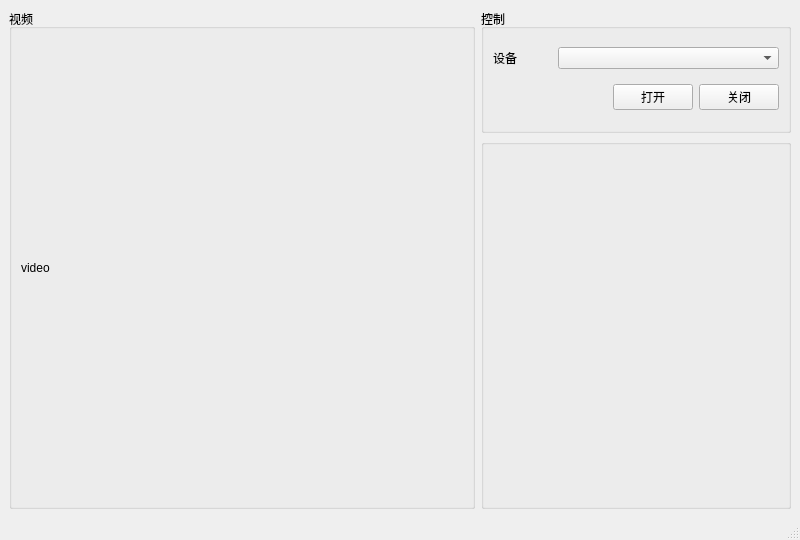
<?xml version="1.0" encoding="UTF-8"?>
<ui version="4.0">
 <class>ClientMainWindow</class>
 <widget class="QMainWindow" name="ClientMainWindow">
  <property name="geometry">
   <rect>
    <x>0</x>
    <y>0</y>
    <width>800</width>
    <height>540</height>
   </rect>
  </property>
  <property name="sizePolicy">
   <sizepolicy hsizetype="Preferred" vsizetype="Preferred">
    <horstretch>4</horstretch>
    <verstretch>0</verstretch>
   </sizepolicy>
  </property>
  <property name="windowTitle">
   <string>MainWindow</string>
  </property>
  <widget class="QWidget" name="centralwidget">
   <layout class="QHBoxLayout" name="horizontalLayout_5">
    <item>
     <layout class="QHBoxLayout" name="horizontalLayout_3">
      <property name="leftMargin">
       <number>0</number>
      </property>
      <item>
       <widget class="QGroupBox" name="groupBox_2">
        <property name="sizePolicy">
         <sizepolicy hsizetype="Preferred" vsizetype="Preferred">
          <horstretch>4</horstretch>
          <verstretch>4</verstretch>
         </sizepolicy>
        </property>
        <property name="title">
         <string>视频</string>
        </property>
        <layout class="QVBoxLayout" name="verticalLayout_2">
         <item>
          <widget class="QLabel" name="label_2">
           <property name="styleSheet">
            <string notr="true">blackground{rgb(0, 0, 0)}</string>
           </property>
           <property name="text">
            <string>video</string>
           </property>
           <property name="scaledContents">
            <bool>true</bool>
           </property>
          </widget>
         </item>
        </layout>
       </widget>
      </item>
      <item>
       <layout class="QVBoxLayout" name="verticalLayout_3">
        <item>
         <widget class="QGroupBox" name="groupBox">
          <property name="sizePolicy">
           <sizepolicy hsizetype="Preferred" vsizetype="Preferred">
            <horstretch>1</horstretch>
            <verstretch>1</verstretch>
           </sizepolicy>
          </property>
          <property name="title">
           <string>控制</string>
          </property>
          <layout class="QHBoxLayout" name="horizontalLayout_4">
           <item>
            <layout class="QVBoxLayout" name="verticalLayout">
             <item>
              <layout class="QHBoxLayout" name="horizontalLayout">
               <property name="spacing">
                <number>10</number>
               </property>
               <item>
                <widget class="QLabel" name="label">
                 <property name="sizePolicy">
                  <sizepolicy hsizetype="Preferred" vsizetype="Preferred">
                   <horstretch>1</horstretch>
                   <verstretch>0</verstretch>
                  </sizepolicy>
                 </property>
                 <property name="text">
                  <string>设备</string>
                 </property>
                </widget>
               </item>
               <item>
                <widget class="QComboBox" name="comboBox">
                 <property name="sizePolicy">
                  <sizepolicy hsizetype="Preferred" vsizetype="Fixed">
                   <horstretch>4</horstretch>
                   <verstretch>0</verstretch>
                  </sizepolicy>
                 </property>
                </widget>
               </item>
              </layout>
             </item>
             <item>
              <layout class="QHBoxLayout" name="horizontalLayout_2">
               <property name="leftMargin">
                <number>80</number>
               </property>
               <item>
                <spacer name="horizontalSpacer">
                 <property name="orientation">
                  <enum>Qt::Horizontal</enum>
                 </property>
                 <property name="sizeHint" stdset="0">
                  <size>
                   <width>40</width>
                   <height>20</height>
                  </size>
                 </property>
                </spacer>
               </item>
               <item>
                <widget class="QPushButton" name="pushButton">
                 <property name="text">
                  <string>打开</string>
                 </property>
                </widget>
               </item>
               <item>
                <widget class="QPushButton" name="pushButton_2">
                 <property name="sizePolicy">
                  <sizepolicy hsizetype="Minimum" vsizetype="Fixed">
                   <horstretch>0</horstretch>
                   <verstretch>0</verstretch>
                  </sizepolicy>
                 </property>
                 <property name="text">
                  <string>关闭</string>
                 </property>
                </widget>
               </item>
              </layout>
             </item>
            </layout>
           </item>
          </layout>
         </widget>
        </item>
        <item>
         <widget class="QGroupBox" name="groupBox_3">
          <property name="sizePolicy">
           <sizepolicy hsizetype="Preferred" vsizetype="Preferred">
            <horstretch>1</horstretch>
            <verstretch>3</verstretch>
           </sizepolicy>
          </property>
          <property name="title">
           <string/>
          </property>
         </widget>
        </item>
       </layout>
      </item>
     </layout>
    </item>
   </layout>
  </widget>
  <widget class="QMenuBar" name="menubar">
   <property name="geometry">
    <rect>
     <x>0</x>
     <y>0</y>
     <width>800</width>
     <height>26</height>
    </rect>
   </property>
  </widget>
  <widget class="QStatusBar" name="statusbar"/>
 </widget>
 <resources/>
 <connections/>
</ui>
